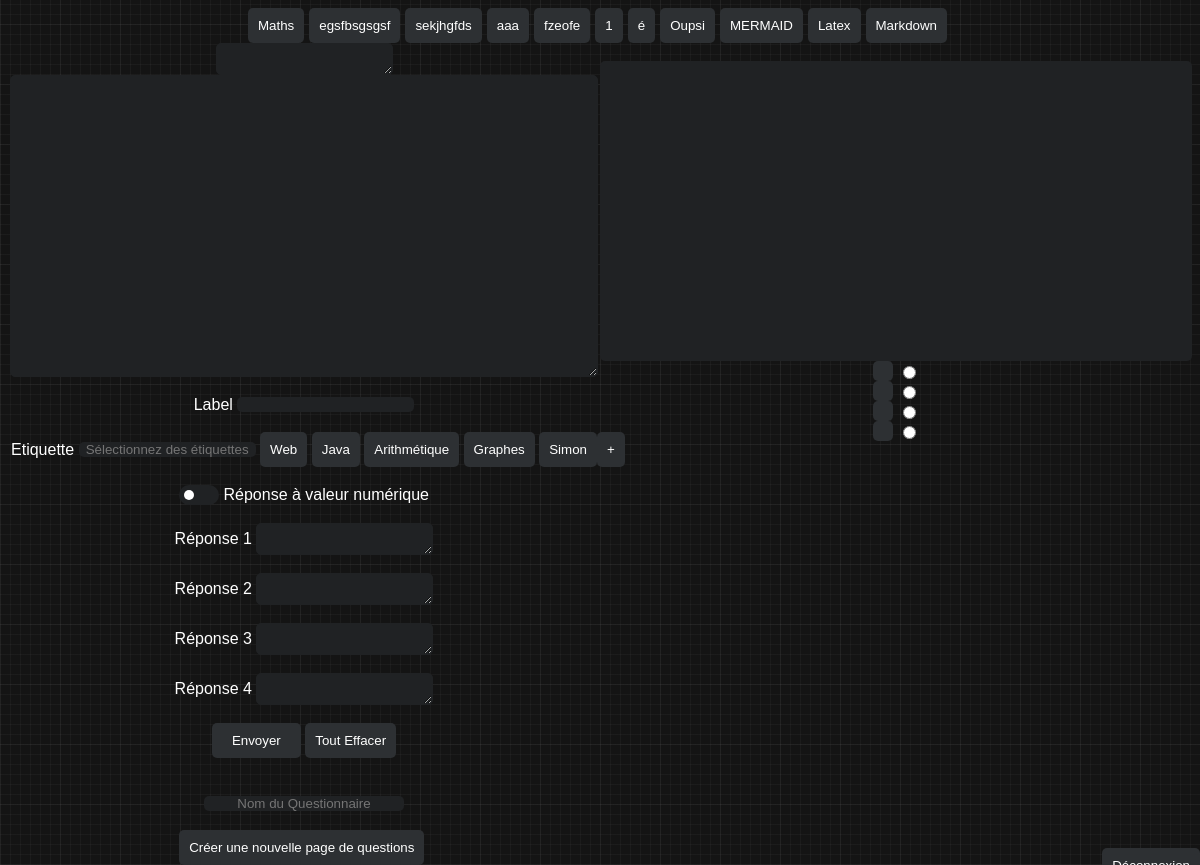
The page /editeur (signed in) on the database its author committed.
### wams/db.py (models this page shows, shortened)
class question(db.Model):
    id = db.Column(db.Integer(), primary_key=True)
    Label = db.Column(db.String(), nullable =False)
    Etiquette = db.Column(db.String(), nullable =False)
    Question = db.Column(db.String(), nullable =False)
    Réponse1 = db.Column(db.String(), nullable =False)
    Réponse2 = db.Column(db.String(), nullable =True)
    Réponse3 = db.Column(db.String(), nullable =True)
    Réponse4 = db.Column(db.String(), nullable =True)
    bonne_reponse = db.Column(db.String())

### wams/routes.py (the view, shortened to what this page needs)
@app.route('/editeur', methods=['GET', 'POST'])
def editeur():
    for tag in Etiquettes.query.all():
        if not(tag.id in globalTags): #Initialise les étiquettes de base
            globalTags.append(tag.id)
    AllQuestion = question.query.all()
    form = Form()
    return render_template('editeur.html', form = form, question = AllQuestion, globalTags=globalTags, len=len(globalTags), len9 = len(globalTags) if len(globalTags)<9 else 9)

### wams/forms.py
class Form(FlaskForm):
    Label = StringField(label='Label')
    Etiquette = StringField(label='Etiquette', render_kw={'readonly': True, 'placeholder' : 'Sélectionnez des étiquettes'})
    Question = TextAreaField(label='Question')
    Réponse1 = TextAreaField(label='Réponse 1')
    Réponse2 = TextAreaField(label='Réponse 2')
    Réponse3 = TextAreaField(label='Réponse 3')
    Réponse4 = TextAreaField(label='Réponse 4')
    bonne_reponse = TextAreaField(label='bonne_reponse')
    submit = SubmitField(label='Envoyer')

### wams/db.py (called while the page is built)
@login_manager.user_loader
def load_user(id):
    return user_info.query.get(int(id))

### wams/templates/editeur.html (shortened to what this page needs)
{% extends 'base.html' %}
{% block content %}
{% if current_user.is_authenticated %}
<div id="divQuestions">
  {% for question in question %}
  <button data-id="{{ question.id }}" class="update-button">{{ question.Label }}</button>
  {% endfor %}
</div>
<div id="divGauche" class="left">
  <form method="POST" id="myForm" style="width: 100%; height: auto;">
    {{form.bonne_reponse()}}
    <br>
    {{form.Question()}}
    <br><br>
    {{form.Label.label()}}
    {{form.Label()}}
    <br><br>
    {{form.Etiquette.label()}}
    {{form.Etiquette}}
    {% for tag in range(0, len9) %}
    <button id="{{ globalTags[tag] }}" class="tagButton" type="button">{{ globalTags[tag] }}</button>
    {% endfor %}
    <button id="plus" type="button" class="plus">+</button>
    <br> <br>
    <input type="checkbox" id="BoutonValNum" class="checkboxHidden"> <label id="switchBoutonValNum" class="switchHidden"
      for="BoutonValNum">Réponse à valeur numérique</label> <label for="switchBoutonValNum">Réponse à valeur
      numérique</label>
    <br><br>
    <div id="boutonValNum">
      {{form.Réponse1.label()}}
      {{form.Réponse1()}}
    </div>
    <br><br>
    <div id="QCM">
      {{form.Réponse2.label()}}
      {{form.Réponse2()}}
      <br><br>
      {{form.Réponse3.label()}}
      {{form.Réponse3()}}
      <br><br>
      {{form.Réponse4.label()}}
      {{form.Réponse4()}}
    </div>
    <br><br>
    {{form.submit()}}
    <button type="button" id="reset-button">Tout Effacer</button>
  </form>
  <br> <br>
  <input type="text" id="labelQuestionnaire" placeholder="Nom du Questionnaire">
  <br><br>
  <div class="inline-block">
    <button id="envoyerPageQuestions">Créer une nouvelle page de questions</button>
    <div id="Deconnexion_button_div">
      <form action="{{ url_for('deconnexion') }}" method="POST">
        <button type="submit" id="Deconnexion_button">Déconnexion</button>
      </form>
    </div>
  </div>
</div>
<div id="divDroite" class="right">
  <br>
  <div id="visu">
  </div>
</div>
<br>
<div id=boutonsDivDroite>
  <button id="R1"></button> <input type="radio" id="BonneRéponse1" name="choisirReponse" class="radioReponse">
  <br>
  <button id="R2"></button> <input type="radio" id="BonneRéponse2" name="choisirReponse" class="radioReponse">
  <br>
  <button id="R3"></button> <input type="radio" id="BonneRéponse3" name="choisirReponse" class="radioReponse">
  <br>
  <button id="R4"></button> <input type="radio" id="BonneRéponse4" name="choisirReponse" class="radioReponse">
  <br>
  <br>
</div>
{% else %}
<p>Il faut être connecté pour accéder au créateur de questions !</p>
<a href="{{url_for('connexion')}}">Connexion</a>
{% endif %}
{% endblock %}

### wams/static/css/style.css (style rules this page uses)
* { text-align: center; vertical-align: middle; padding: 0; text-decoration: none; list-style: none; color: white; }
body { font-family: "Gill Sans", sans-serif; background-image: repeating-linear-gradient(90deg, hsla(57,0%,42%,0.09) 0px, hsla(57,0%,42%,0.09) 1px,transparent 1px, transparent 60px),repeating-linear-gradient(0deg, hsla(57,0%,42%,0.09) 0px, hsla(57,0%,42%,0.09) 1px,transparent 1px, transparent 60px),repeating-linear-gradient(0deg, hsla(57,0%,42%,0.09) 0px, hsla(57,0%,42%,0.09) 1px,transparent 1px, transparent 10px),repeating-linear-gradient(90deg, hsla(57,0%,42%,0.09) 0px, hsla(57,0%,42%,0.09) 1px,transparent 1px, transparent 10px),linear-gradient(90deg, rgb(20,20,20),rgb(20,20,20)); }
div { display: inline-block; width: auto; }
form { display: inline-block; height: auto; }
.left { float: left; width: 50%; }
.right { float: right; width: 50%; }
input { border-radius: 5px; border: none; background-color: #202224; color: white; }
#submit { border-radius: 5px; border: none; background-color:#2d3033; color: white; padding: 10px 20px; transition: background-color 0.5s ease; cursor: pointer; }
button { border-radius: 5px; border: none; background-color: #2d3033; color: white; padding: 10px; transition: background-color 0.5s ease; cursor: pointer; }
textarea { border-radius: 5px; border: 1px solid #202224; font-family: 'Montserrat', sans-serif; background-color: #202224; color: white; }
#Question { width: 99%; height: 300px; border: 0%; padding: 0; }
#visu { text-align: center; width: 100%; min-height: 300px; height: fit-content; background-color: #202224; border-radius: 5px; color: white; }
label { color: white; }
#labelQuestionnaire { width: 200px; }
#plus { position: absolute; }
#switchBoutonValNum { cursor: pointer; text-indent: -9999px; width: 40px; height: 20px; background: #202224; display: inline-block; border-radius: 100px; position:relative; }
#switchBoutonValNum:after, #switchBoutonControle:after { content: ''; position: absolute; top: 5px; left: 5px; width: 10px; height: 10px; background: #fff; border-radius: 90px; transition: 0.3s; }
#divQuestions { display: flex; justify-content: center; align-items: center; }
#Deconnexion_button { position: fixed; right: 0; cursor: pointer; }
.update-button { margin-right: 5px; }
#Deconnexion_button { float: right; }

### rows shown on the page
question: Label "Maths"
question: Label "egsfbsgsgsf"
question: Label "sekjhgfds"
question: Label "aaa"
question: Label "fzeofe"
question: Label "1"
question: Label "é"
question: Label "Oupsi"
question: Label "MERMAID"
question: Label "Latex"
question: Label "Markdown"

### other values the page prints
{{ globalTags[tag] }} "Web" "Java" "Arithmétique" "Graphes" "Simon"
